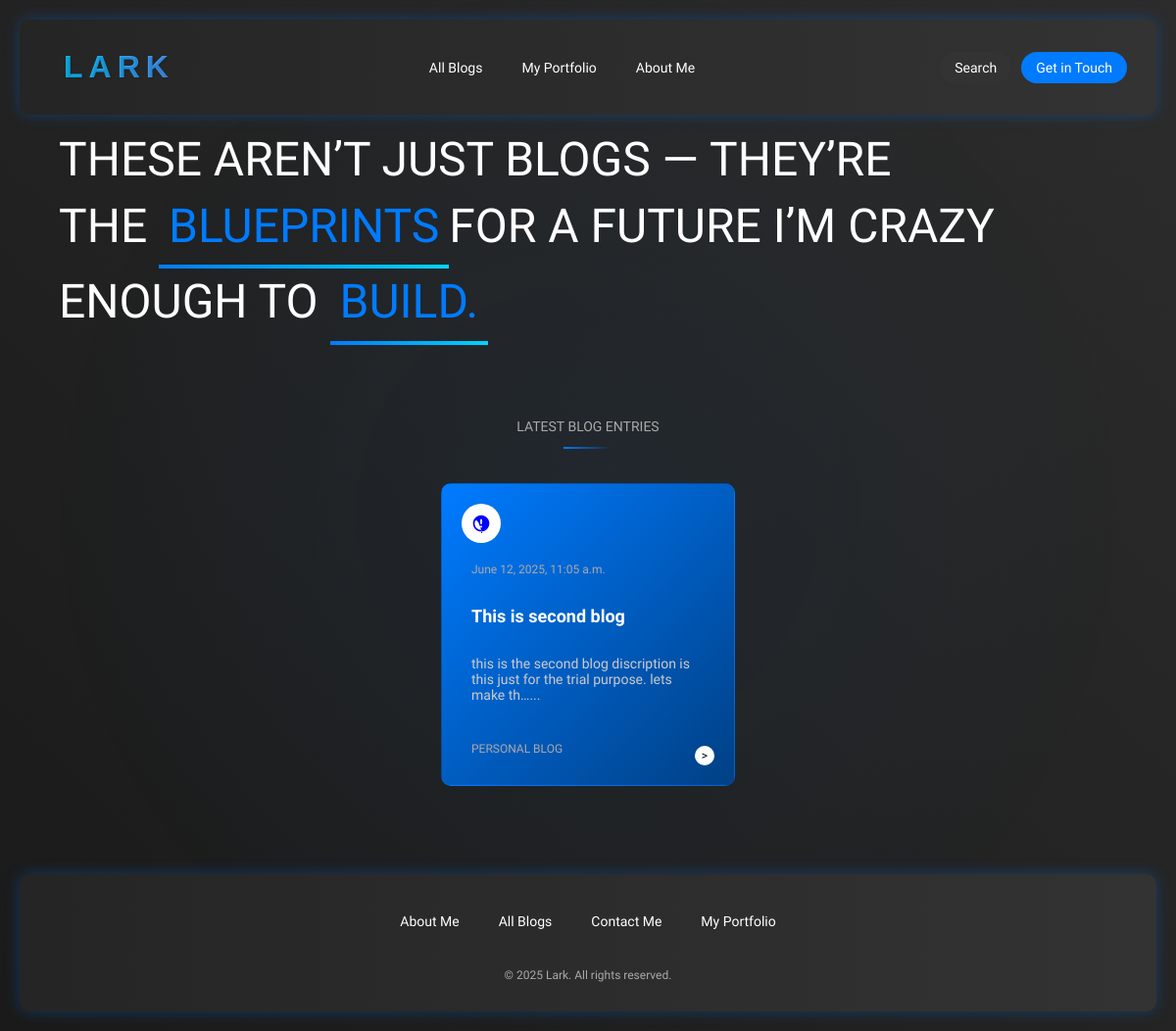
The page / on the database its author committed.
### blog/models.py (models this page shows, shortened)
class blog_data(models.Model):
    title = models.CharField(max_length=150)
    disc = models.TextField()
    img_url = models.TextField()
    date = models.DateTimeField(auto_now_add=True)
    tags = models.ForeignKey(Tag,default=1, on_delete=models.CASCADE)
    author = models.ForeignKey("Author",default=1, on_delete=models.CASCADE)

class Tag(models.Model):
    tag_name = models.CharField(max_length=50)
    def __str__(self):
        return self.tag_name

### blog/views.py (the view)
# urls.py: path('',views.home_view, name='home')
def home_view(request):
    blogs = blog_data.objects.all()[:3]
    return render(request,'staticpages/home.html',{'blogs':blogs})

### templates/staticpages/home.html (shortened to what this page needs)
{% extends "staticpages/base.html" %}
{% block body %}
<main>
        <div class="main-content">
            <h1>These aren’t just blogs — they’re <br>THE <span>Blueprints</span>for a future I’m crazy enough to <span>Build.</span></h1>
        </div>
        <div class="blog-section">
            <h3>Latest Blog Entries</h3>
            <div class="cards">
                {% for blog in blogs|slice:":1" %}
                <a style="text-decoration: none; color: inherit;" href="{% url "blog_details" blog.id %}">
                <div class="card update">
                    <div class="card-icon"></div>
                    <div class="card-date">{{blog.date}}</div>
                    <div class="card-title">{{blog.title}}</div>
                    <div class="card-description">{{blog.disc|truncatechars:85}}...</div>
                    <div class="card-tag">{{blog.tags}}</div>
                    <div class="card-more"></div>
                </div>
                </a>
                {% endfor %}
            </div>
        </div>
    </main>
{% endblock body %}

### rows shown on the page
blog_data: date "June 12, 2025, 11:05 a.m.", title "This is second blog", disc "this is the second blog discription is this just for the trial purpose. lets make th…", tags "PERSONAL BLOG"
